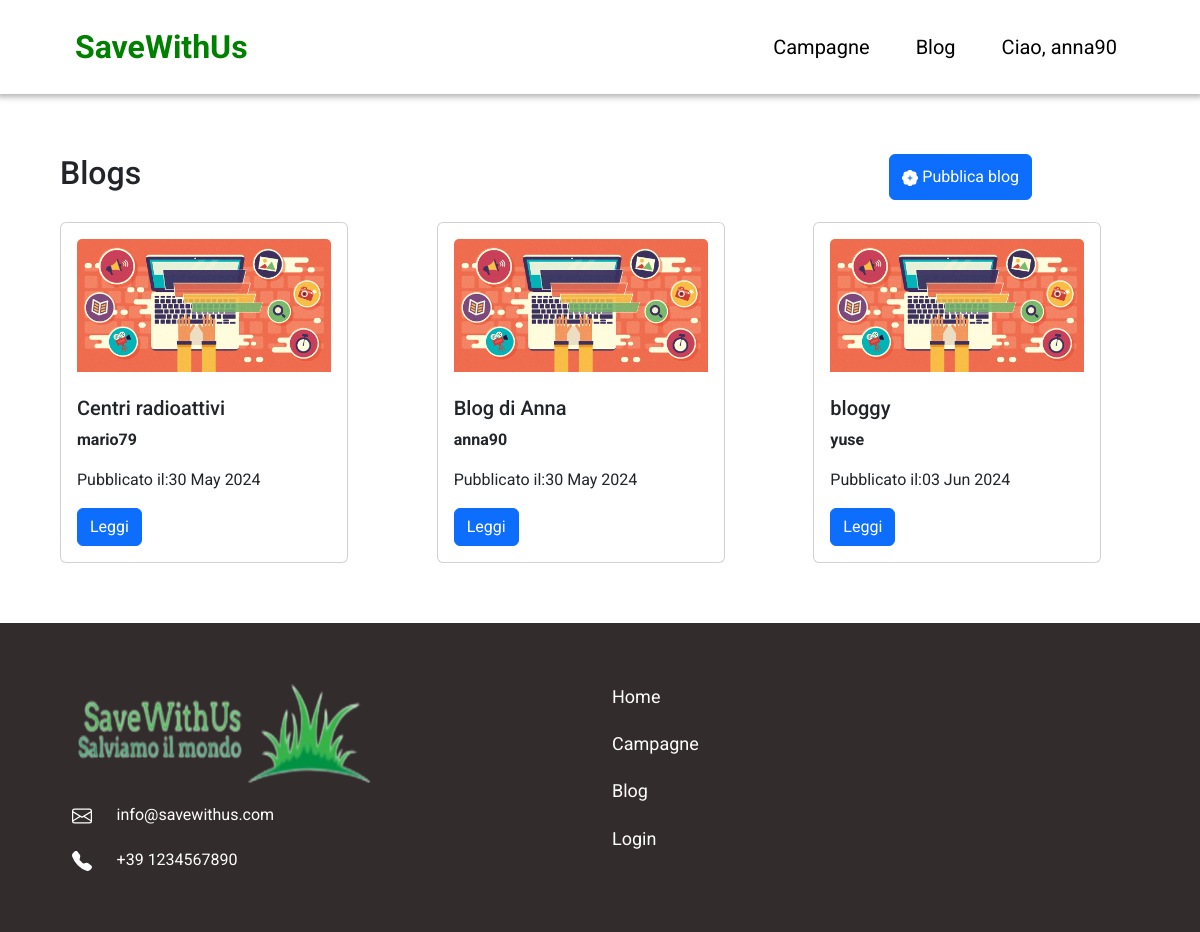
The app's page /blogs.php (signed in) with its own data.
### tables this page shows
CREATE TABLE `blog` (
  `id_blog` int(11) NOT NULL,
  `titolo` varchar(50) NOT NULL,
  `testo` varchar(700) NOT NULL,
  `created` date NOT NULL,
  `stato` int(11) NOT NULL,
  `autore` int(11) NOT NULL
);

CREATE TABLE `utenti` (
  `id_user` int(11) NOT NULL,
  `nome` varchar(20) NOT NULL,
  `cognome` varchar(20) NOT NULL,
  `email` varchar(40) NOT NULL,
  `num_tel` char(13) NOT NULL,
  `username` varchar(10) NOT NULL,
  `password` char(60) NOT NULL,
  `created` datetime NOT NULL
);

### blogs.php (the view, shortened to what this page needs)
<!DOCTYPE html>
<html lang="en">
<head>
    <link rel="stylesheet" href="./style/style.css">
    <link rel="stylesheet" href="./style/blog.css">
    <link href="https://cdn.jsdelivr.net/npm/bootstrap@5.3.3/dist/css/bootstrap.min.css" rel="stylesheet"
>
</head>
<body>
    <?php include "navbar.php" ?>
    <div class="main-blog">
        <div class="top-title-btn">
            <h2>Blogs</h2>
            <button onclick="window.location.href = 'new_blog.php' " class="btn btn-primary">
                Pubblica blog
            </button>
        </div>
        <div class="container-blogs">
            <?php
            $sql = 'SELECT blog.id_blog, blog.titolo, blog.testo, blog.created, blog.stato, blog.autore, utenti.username FROM utenti join blog on utenti.id_user=blog.autore where blog.stato=2;';
            $result = $conn->query($sql);
            if ($result->num_rows > 0) {
                while ($row = $result->fetch_assoc()) {
                    ?>
                    <div class="card" style="width: 18rem;">
                        <div class="card-body">
                            <img class="card-img-top" src="./imgs/img-bg.jpeg" alt="Card image cap"><br><br>
                            <h5 class="card-title"><?= $row['titolo'] ?></h5>
                            <p class="card-text"><b><?= $row['username'] ?></b></p>
                            <p class="card-text">Pubblicato il:<?= date('d M Y', strtotime($row['created']));?></p>
                            <a href="blog.php?id=<?= $row['id_blog'] ?>" class="btn btn-primary">Leggi</a>
                        </div>
                    </div>
                    <?php
                }
            } else {
                echo '<h4>Nessun blog pubblicato</h4>';
            }
            ?>
        </div>
    </div>
    <?php include "footer.php" ?>
</body>
</html>

### style/style.css (style rules this page uses)
* { margin: 0; font-family: "Roboto", sans-serif; }

### style/blog.css (style rules this page uses)
html, body { height: 100%; }
* { margin: 0; }
.main-blog { margin: 5%; }
.main-blog .top-title-btn { display: flex; }
.main-blog .top-title-btn button { margin-left: auto; margin-right: 10%; }
.container-blogs { margin-top: 2%; display: grid; column-gap: 50px; row-gap: 20px; grid-template-columns: auto auto auto; }

### records on screen
blog: titolo "Centri radioattivi", autore.username "mario79", created "30 May 2024"
blog: titolo "Blog di Anna", autore.username "anna90", created "30 May 2024"
blog: titolo "bloggy", autore.username "yuse", created "03 Jun 2024"

### other values on screen
$_SESSION['username'] "anna90"
